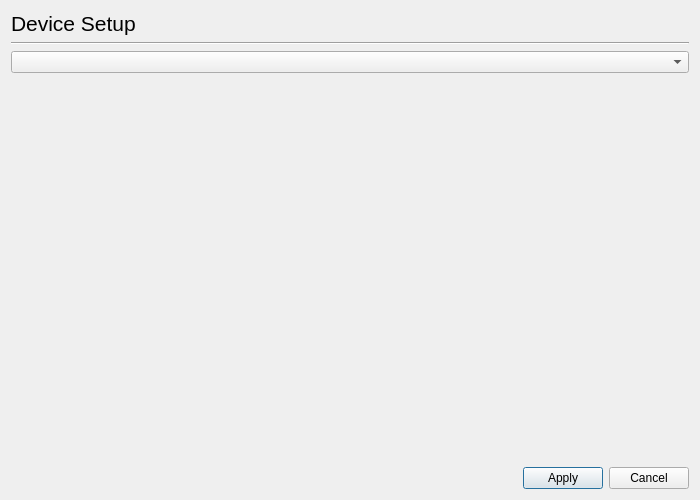
<ui version="4.0" >
 <class>Dialog</class>
 <widget class="QDialog" name="Dialog" >
  <property name="geometry" >
   <rect>
    <x>0</x>
    <y>0</y>
    <width>700</width>
    <height>500</height>
   </rect>
  </property>
  <property name="windowTitle" >
   <string>HP Device Manager - Device Setup</string>
  </property>
  <layout class="QGridLayout" >
   <item row="0" column="0" >
    <widget class="QLabel" name="label" >
     <property name="font" >
      <font>
       <pointsize>16</pointsize>
      </font>
     </property>
     <property name="text" >
      <string>Device Setup</string>
     </property>
    </widget>
   </item>
   <item row="1" column="0" colspan="3" >
    <widget class="Line" name="line" >
     <property name="orientation" >
      <enum>Qt::Horizontal</enum>
     </property>
    </widget>
   </item>
   <item row="2" column="0" colspan="3" >
    <widget class="DeviceUriComboBox" name="DeviceComboBox" />
   </item>
   <item row="3" column="0" >
    <spacer>
     <property name="orientation" >
      <enum>Qt::Vertical</enum>
     </property>
     <property name="sizeHint" >
      <size>
       <width>20</width>
       <height>301</height>
      </size>
     </property>
    </spacer>
   </item>
   <item row="4" column="0" >
    <spacer>
     <property name="orientation" >
      <enum>Qt::Horizontal</enum>
     </property>
     <property name="sizeHint" >
      <size>
       <width>361</width>
       <height>20</height>
      </size>
     </property>
    </spacer>
   </item>
   <item row="4" column="1" >
    <widget class="QPushButton" name="ApplyButton" >
     <property name="text" >
      <string>Apply</string>
     </property>
    </widget>
   </item>
   <item row="4" column="2" >
    <widget class="QPushButton" name="CancelButton" >
     <property name="text" >
      <string>Cancel</string>
     </property>
    </widget>
   </item>
  </layout>
 </widget>
 <customwidgets>
  <customwidget>
   <class>DeviceUriComboBox</class>
   <extends>QComboBox</extends>
   <header>deviceuricombobox.h</header>
  </customwidget>
 </customwidgets>
 <resources/>
 <connections/>
</ui>
